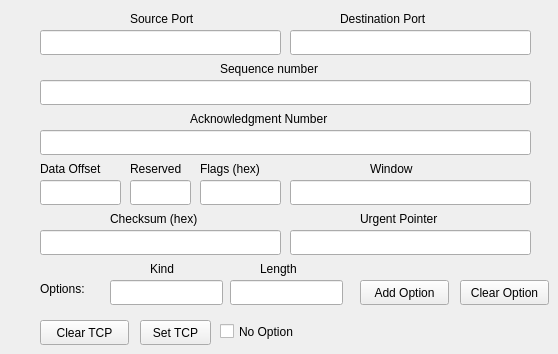
    <widget class="QWidget" name="tab">
     <attribute name="title">
      <string>TCP</string>
     </attribute>
     <widget class="QLineEdit" name="DestTCP">
      <property name="geometry">
       <rect>
        <x>290</x>
        <y>30</y>
        <width>241</width>
        <height>25</height>
       </rect>
      </property>
      <property name="alignment">
       <set>Qt::AlignCenter</set>
      </property>
     </widget>
     <widget class="QLabel" name="label_21">
      <property name="geometry">
       <rect>
        <x>340</x>
        <y>10</y>
        <width>121</width>
        <height>17</height>
       </rect>
      </property>
      <property name="text">
       <string>Destination Port</string>
      </property>
     </widget>
     <widget class="QLineEdit" name="SrcTCP">
      <property name="geometry">
       <rect>
        <x>40</x>
        <y>30</y>
        <width>241</width>
        <height>25</height>
       </rect>
      </property>
      <property name="alignment">
       <set>Qt::AlignCenter</set>
      </property>
     </widget>
     <widget class="QLabel" name="label_22">
      <property name="geometry">
       <rect>
        <x>130</x>
        <y>10</y>
        <width>91</width>
        <height>17</height>
       </rect>
      </property>
      <property name="text">
       <string>Source Port</string>
      </property>
     </widget>
     <widget class="QLabel" name="label_25">
      <property name="geometry">
       <rect>
        <x>220</x>
        <y>60</y>
        <width>121</width>
        <height>17</height>
       </rect>
      </property>
      <property name="text">
       <string>Sequence number</string>
      </property>
     </widget>
     <widget class="QLineEdit" name="snTCP">
      <property name="geometry">
       <rect>
        <x>40</x>
        <y>80</y>
        <width>491</width>
        <height>25</height>
       </rect>
      </property>
      <property name="alignment">
       <set>Qt::AlignCenter</set>
      </property>
     </widget>
     <widget class="QLabel" name="label_26">
      <property name="geometry">
       <rect>
        <x>190</x>
        <y>110</y>
        <width>181</width>
        <height>17</height>
       </rect>
      </property>
      <property name="text">
       <string>Acknowledgment Number</string>
      </property>
     </widget>
     <widget class="QLineEdit" name="ackTCP">
      <property name="geometry">
       <rect>
        <x>40</x>
        <y>130</y>
        <width>491</width>
        <height>25</height>
       </rect>
      </property>
      <property name="alignment">
       <set>Qt::AlignCenter</set>
      </property>
     </widget>
     <widget class="QLabel" name="label_27">
      <property name="geometry">
       <rect>
        <x>40</x>
        <y>160</y>
        <width>81</width>
        <height>17</height>
       </rect>
      </property>
      <property name="text">
       <string>Data Offset</string>
      </property>
     </widget>
     <widget class="QLineEdit" name="offsetTCP">
      <property name="geometry">
       <rect>
        <x>40</x>
        <y>180</y>
        <width>81</width>
        <height>25</height>
       </rect>
      </property>
      <property name="alignment">
       <set>Qt::AlignCenter</set>
      </property>
     </widget>
     <widget class="QLabel" name="label_28">
      <property name="geometry">
       <rect>
        <x>130</x>
        <y>160</y>
        <width>71</width>
        <height>17</height>
       </rect>
      </property>
      <property name="text">
       <string>Reserved</string>
      </property>
     </widget>
     <widget class="QLineEdit" name="reserTCP">
      <property name="geometry">
       <rect>
        <x>130</x>
        <y>180</y>
        <width>61</width>
        <height>25</height>
       </rect>
      </property>
      <property name="alignment">
       <set>Qt::AlignCenter</set>
      </property>
     </widget>
     <widget class="QLabel" name="label_29">
      <property name="geometry">
       <rect>
        <x>200</x>
        <y>160</y>
        <width>81</width>
        <height>17</height>
       </rect>
      </property>
      <property name="text">
       <string>Flags (hex)</string>
      </property>
     </widget>
     <widget class="QLabel" name="label_30">
      <property name="geometry">
       <rect>
        <x>370</x>
        <y>160</y>
        <width>61</width>
        <height>17</height>
       </rect>
      </property>
      <property name="text">
       <string>Window</string>
      </property>
     </widget>
     <widget class="QLineEdit" name="winTCP">
      <property name="geometry">
       <rect>
        <x>290</x>
        <y>180</y>
        <width>241</width>
        <height>25</height>
       </rect>
      </property>
      <property name="alignment">
       <set>Qt::AlignCenter</set>
      </property>
     </widget>
     <widget class="QLineEdit" name="flagsTCP">
      <property name="geometry">
       <rect>
        <x>200</x>
        <y>180</y>
        <width>81</width>
        <height>25</height>
       </rect>
      </property>
      <property name="alignment">
       <set>Qt::AlignCenter</set>
      </property>
     </widget>
     <widget class="QLabel" name="label_31">
      <property name="geometry">
       <rect>
        <x>110</x>
        <y>210</y>
        <width>111</width>
        <height>17</height>
       </rect>
      </property>
      <property name="text">
       <string>Checksum (hex)</string>
      </property>
     </widget>
     <widget class="QLineEdit" name="checkSum">
      <property name="geometry">
       <rect>
        <x>40</x>
        <y>230</y>
        <width>241</width>
        <height>25</height>
       </rect>
      </property>
      <property name="alignment">
       <set>Qt::AlignCenter</set>
      </property>
     </widget>
     <widget class="QLabel" name="label_32">
      <property name="geometry">
       <rect>
        <x>360</x>
        <y>210</y>
        <width>111</width>
        <height>17</height>
       </rect>
      </property>
      <property name="text">
       <string>Urgent Pointer</string>
      </property>
     </widget>
     <widget class="QLineEdit" name="urgTCP">
      <property name="geometry">
       <rect>
        <x>290</x>
        <y>230</y>
        <width>241</width>
        <height>25</height>
       </rect>
      </property>
      <property name="alignment">
       <set>Qt::AlignCenter</set>
      </property>
     </widget>
     <widget class="QPushButton" name="clearTCP">
      <property name="geometry">
       <rect>
        <x>40</x>
        <y>320</y>
        <width>89</width>
        <height>25</height>
       </rect>
      </property>
      <property name="text">
       <string>Clear TCP</string>
      </property>
     </widget>
     <widget class="QPushButton" name="setTCP">
      <property name="geometry">
       <rect>
        <x>140</x>
        <y>320</y>
        <width>71</width>
        <height>25</height>
       </rect>
      </property>
      <property name="text">
       <string>Set TCP</string>
      </property>
     </widget>
     <widget class="QCheckBox" name="nooptTCP">
      <property name="geometry">
       <rect>
        <x>220</x>
        <y>320</y>
        <width>92</width>
        <height>23</height>
       </rect>
      </property>
      <property name="text">
       <string>No Option</string>
      </property>
     </widget>
     <widget class="QLineEdit" name="kindTCP">
      <property name="geometry">
       <rect>
        <x>110</x>
        <y>280</y>
        <width>113</width>
        <height>25</height>
       </rect>
      </property>
      <property name="alignment">
       <set>Qt::AlignCenter</set>
      </property>
     </widget>
     <widget class="QLabel" name="label_51">
      <property name="geometry">
       <rect>
        <x>40</x>
        <y>280</y>
        <width>61</width>
        <height>17</height>
       </rect>
      </property>
      <property name="text">
       <string>Options:</string>
      </property>
     </widget>
     <widget class="QLabel" name="label_52">
      <property name="geometry">
       <rect>
        <x>150</x>
        <y>260</y>
        <width>31</width>
        <height>17</height>
       </rect>
      </property>
      <property name="text">
       <string>Kind</string>
      </property>
     </widget>
     <widget class="QLineEdit" name="lenoptTCP">
      <property name="geometry">
       <rect>
        <x>230</x>
        <y>280</y>
        <width>113</width>
        <height>25</height>
       </rect>
      </property>
      <property name="alignment">
       <set>Qt::AlignCenter</set>
      </property>
     </widget>
     <widget class="QLabel" name="label_53">
      <property name="geometry">
       <rect>
        <x>260</x>
        <y>260</y>
        <width>67</width>
        <height>17</height>
       </rect>
      </property>
      <property name="text">
       <string>Length</string>
      </property>
     </widget>
     <widget class="QPushButton" name="addoptTCP">
      <property name="geometry">
       <rect>
        <x>360</x>
        <y>280</y>
        <width>89</width>
        <height>25</height>
       </rect>
      </property>
      <property name="text">
       <string>Add Option</string>
      </property>
     </widget>
     <widget class="QPushButton" name="clearopTCP">
      <property name="geometry">
       <rect>
        <x>460</x>
        <y>280</y>
        <width>89</width>
        <height>25</height>
       </rect>
      </property>
      <property name="text">
       <string>Clear Option</string>
      </property>
     </widget>
    </widget>
